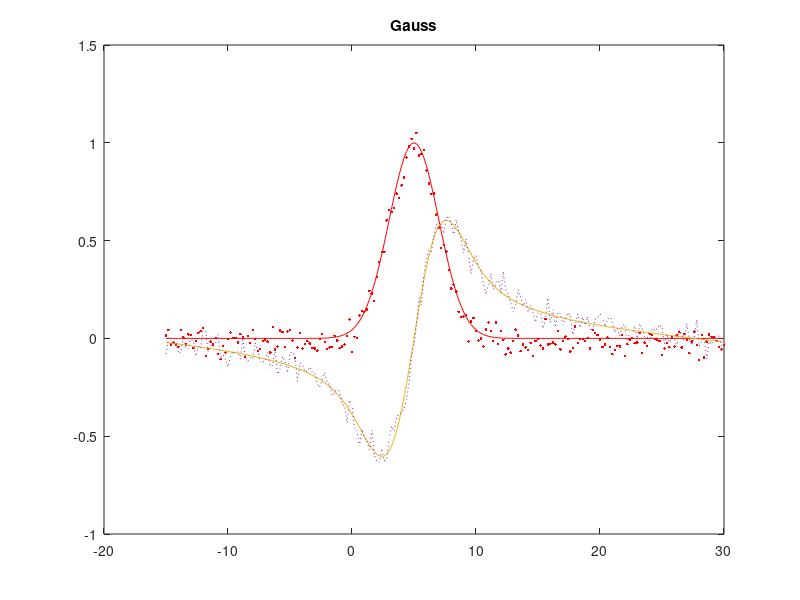
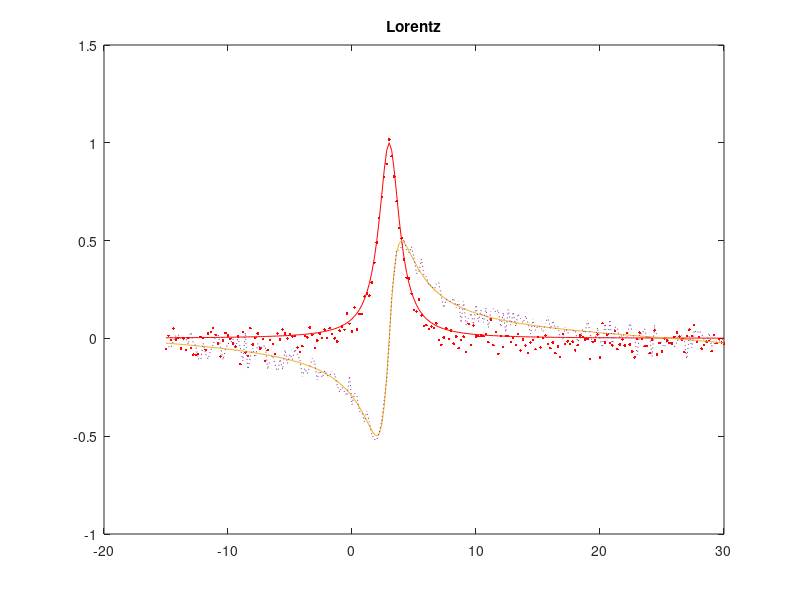
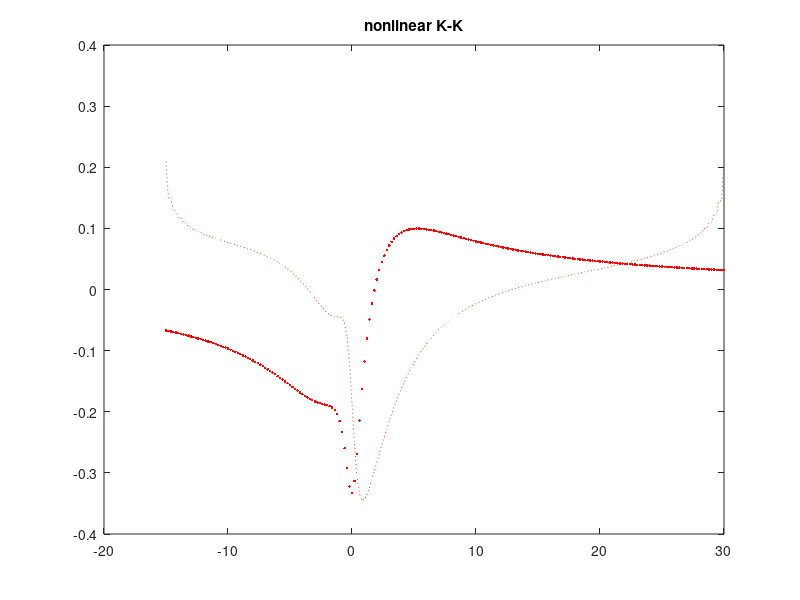

Source code (MATLAB) for these figures, in order:
% Gauss
figure;
t = (-15:1/5:30);
x1 = gaussmf(t,[2 5])+0.04*(randn(size(t))-0.5);
x2 = gaussmf(t,[2 5]);
y1 = hilbert(x1);
y2 = hilbert(x2);
plot(t,real(y1),'.','Color','red'), hold on;
plot(t,real(y2),'Color','red');
plot(t,imag(y2));
plot(t,imag(y1),':'), title('Gauss'), hold off;

% Lorentzian
figure;
x1 = 1./(1+(t-3).^2)+0.04*(randn(size(t))-0.5);
x2 = 1./(1+(t-3).^2);
y1 = hilbert(x1);
y2 = hilbert(x2);
plot(t,real(y1),'.','Color','red'), hold on;
plot(t,real(y2),'Color','red');
plot(t,imag(y2));
plot(t,imag(y1),':'), title('Lorentz'), hold off;


% nonlinear K-K
figure;
omega_O = 1; T_2 = 1; s = 1; A = 1;
x1 = A .* ((t - omega_O) + 1i./T_2)./(t.^2 - 2i.*t./T_2.*(1+s.^2).^0.5 + (omega_O.^2+1./T_2.^2.*(1+s.^2)));
% x2 = A * ((t - omega_O) + 1i./T_2)/(t.^2 - 2i.*t./T_2.*(1+s^2).^0.5 + (omega_O^2+1/T_2.^2.*(1+s.^2)))+0.004*(randn(size(t))-0.5);
y1 = hilbert(x1);
% y2 = hilbert(x2);
plot(t,real(y1),'.','Color','red'), hold on;
%plot(t,real(y2),'Color','red');
%plot(t,imag(y2));
plot(t,imag(y1),':'), title('nonlinear K-K'), hold off;
